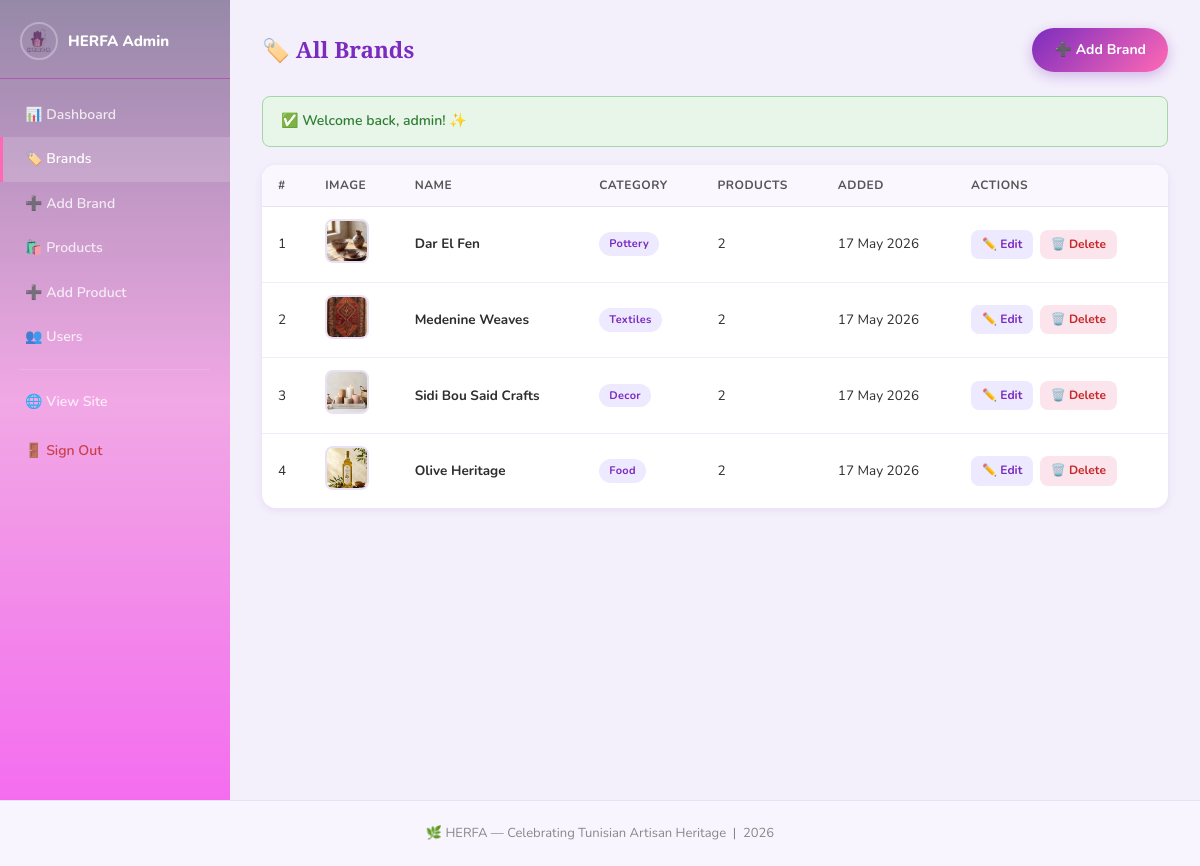
The page /admin/brands.php (signed in) on the database its author committed.
### tables this page shows
CREATE TABLE IF NOT EXISTS brands (
    id INT AUTO_INCREMENT PRIMARY KEY,
    name VARCHAR(120) NOT NULL,
    category VARCHAR(80) NOT NULL,
    description TEXT,
    image VARCHAR(255),
    created_at DATETIME DEFAULT CURRENT_TIMESTAMP
);

### includes/auth.php (called while the page is built, shortened)
<?php
function flashGet(string $key): string {
    $msg = $_SESSION['flash'][$key] ?? '';
    return $msg;
}

### admin/brands.php (the view, shortened to what this page needs)
<?php
require_once '../includes/auth.php';
$pdo    = getPDO();
$brands = $pdo->query('SELECT b.*, (SELECT COUNT(*) FROM products WHERE brand_id=b.id) AS product_count FROM brands b ORDER BY b.created_at DESC')->fetchAll();
$flash  = flashGet('success');
include '../includes/header.php';
?>
<div class="admin-layout">
    <aside class="sidebar">
        <div class="sidebar-logo">
            <img src="../images/logo-removebg-preview.png" alt="HERFA"><span>HERFA Admin</span>
        </div>
        <nav class="sidebar-nav">
            <a href="dashboard.php" class="slink">📊 Dashboard</a>
            <a href="brands.php" class="slink active">🏷️ Brands</a>
            <a href="brand_add.php" class="slink">➕ Add Brand</a>
            <a href="products.php" class="slink">🛍️ Products</a>
            <a href="product_add.php" class="slink">➕ Add Product</a>
            <a href="users.php" class="slink">👥 Users</a>
            <hr class="sidebar-hr">
            <a href="../index.php" class="slink">🌐 View Site</a>
            <a href="../logout.php" class="slink slink-logout">🚪 Sign Out</a>
        </nav>
    </aside>
    <main class="admin-main">
        <div class="admin-topbar">
            <h2>🏷️ All Brands</h2>
            <a href="brand_add.php" class="btn-primary">➕ Add Brand</a>
        </div>
        <?php if ($flash): ?><div class="alert alert-success">✅ <?= htmlspecialchars($flash) ?></div><?php endif; ?>
        <div class="admin-panel">
            <table class="admin-table">
                <thead>
                    <tr><th>#</th><th>Image</th><th>Name</th><th>Category</th><th>Products</th><th>Added</th><th>Actions</th></tr>
                </thead>
                <tbody>
                <?php foreach ($brands as $b): ?>
                <tr>
                    <td><?= $b['id'] ?></td>
                    <td>
                        <?php $img = $b['image'] ?? ''; ?>
                        <img src="../<?= $img && file_exists('../' . $img) ? htmlspecialchars($img) : 'images/potterie.png' ?>"
                             class="thumb" alt="">
                    </td>
                    <td><strong><?= htmlspecialchars($b['name']) ?></strong></td>
                    <td><span class="chip"><?= htmlspecialchars($b['category']) ?></span></td>
                    <td><?= $b['product_count'] ?></td>
                    <td><?= date('d M Y', strtotime($b['created_at'])) ?></td>
                    <td>
                        <a href="brand_edit.php?id=<?= $b['id'] ?>" class="btn-sm btn-edit">✏️ Edit</a>
                        <a href="brand_delete.php?id=<?= $b['id'] ?>" class="btn-sm btn-del"
                           onclick="return confirm('Delete «<?= addslashes($b['name']) ?>» and all its products?')">🗑️ Delete</a>
                    </td>
                </tr>
                <?php endforeach; ?>
                </tbody>
            </table>
        </div>
    </main>
</div>
<?php include '../includes/footer.php'; ?>

### style.css (style rules this page uses)
:root { --purple: #7b2cbf; --purple-lt: #9d4edd; --pink: #ff69b4; --pink-lt: #ffb3d9; --teal: #0d9488; --bg: #f9f5ff; --card-bg: #ffffff; --text: #2e2e2e; --muted: #888; --border: #e8e0f4; --shadow-sm: 0 2px 10px rgba(123,44,191,.10); --shadow-md: 0 6px 24px rgba(123,44,191,.15); --shadow-lg: 0 12px 40px rgba(123,44,191,.20); --radius: 14px; --radius-sm: 8px; }
*, *::before, *::after { box-sizing: border-box; margin: 0; padding: 0; }
body { font-family: 'Nunito', 'Segoe UI', sans-serif; background: var(--bg); color: var(--text); min-height: 100vh; line-height: 1.6; }
a { color: var(--purple); text-decoration: none; }
.btn-primary { display: inline-block; padding: 11px 22px; background: linear-gradient(135deg, var(--purple), var(--pink)); color: white; border: none; border-radius: 25px; font-size: 14px; font-weight: 700; cursor: pointer; font-family: inherit; transition: opacity .2s, transform .15s, box-shadow .2s; box-shadow: 0 4px 14px rgba(123,44,191,.3); text-decoration: none; }
.alert { padding: 13px 18px; border-radius: var(--radius-sm); margin-bottom: 18px; font-size: 14px; font-weight: 600; }
.alert-success { background:#e8f5e9; color:#2e7d32; border:1px solid #a5d6a7; }
.admin-layout { display: grid; grid-template-columns: 230px 1fr; min-height: 100vh; }
.sidebar { background: linear-gradient(180deg, #9689a8 0%, #f1a8e5 50%, #f46def 100%); color: white; padding: 0; position: sticky; top:0; height:100vh; overflow-y:auto; }
.sidebar-logo { display: flex; align-items:center; gap:10px; padding: 22px 20px 18px; border-bottom: 1px solid rgba(193, 47, 171, 0.558); font-weight: 800; font-size: 15px; }
.sidebar-logo img { width:38px; height:38px; border-radius:50%; border:2px solid rgba(255,255,255,.3); }
.sidebar-nav { padding: 14px 0; }
.slink { display: block; padding: 11px 22px; color: rgba(255,255,255,.8); font-size: 14px; font-weight: 600; text-decoration: none; transition: background .2s, color .2s, padding-left .2s; border-left: 3px solid transparent; }
.slink.active { background:rgba(255,255,255,.15); color:white; border-left-color:var(--pink); }
.slink-logout { color:rgba(194, 46, 46, 0.85) !important; margin-top:4px; }
.sidebar-hr { border:none; border-top:1px solid rgba(255,255,255,.12); margin:10px 20px; }
.admin-main { padding: 28px 32px; background: #f4f0fb; overflow-y: auto; }
.admin-topbar { display: flex; align-items:center; justify-content:space-between; margin-bottom: 24px; }
.admin-topbar h2 { font-size:1.4rem; font-family:'Playfair Display',serif; color:var(--purple); }
.admin-panel { background: white; border-radius: var(--radius); box-shadow: var(--shadow-sm); overflow: hidden; margin-bottom: 22px; }
.admin-table { width:100%; border-collapse:collapse; font-size:13.5px; }
.admin-table thead th { background: #faf7ff; padding: 11px 16px; text-align:left; font-weight: 700; color:#555; border-bottom: 1px solid var(--border); font-size:12px; text-transform:uppercase; letter-spacing:.5px; }
.admin-table tbody td { padding: 12px 16px; border-bottom: 1px solid #f0eaff; vertical-align: middle; }
.admin-table tbody tr:last-child td { border-bottom:none; }
.thumb { width: 44px; height: 44px; object-fit: cover; border-radius: 8px; border: 2px solid var(--border); }
.chip { display:inline-block; padding: 3px 10px; border-radius: 20px; background: #ede9ff; color: var(--purple); font-size: 11px; font-weight: 700; letter-spacing: .3px; }
.btn-sm { display:inline-block; padding: 5px 11px; border-radius: 8px; font-size: 12px; font-weight: 700; cursor:pointer; border:none; text-decoration:none; transition:.15s; margin-right:3px; }
.btn-edit { background:#ede9ff; color:var(--purple); }
.btn-del { background:#fce4ec; color:#c62828; }

### rows shown on the page
brands: id "1", image (picture), name "Dar El Fen", category "Pottery", product_count "2", created_at "17 May 2026"
brands: id "2", image (picture), name "Medenine Weaves", category "Textiles", product_count "2", created_at "17 May 2026"
brands: id "3", image (picture), name "Sidi Bou Said Crafts", category "Decor", product_count "2", created_at "17 May 2026"
brands: id "4", image (picture), name "Olive Heritage", category "Food", product_count "2", created_at "17 May 2026"

### other values the page prints
$flash "Welcome back, admin! ✨"
